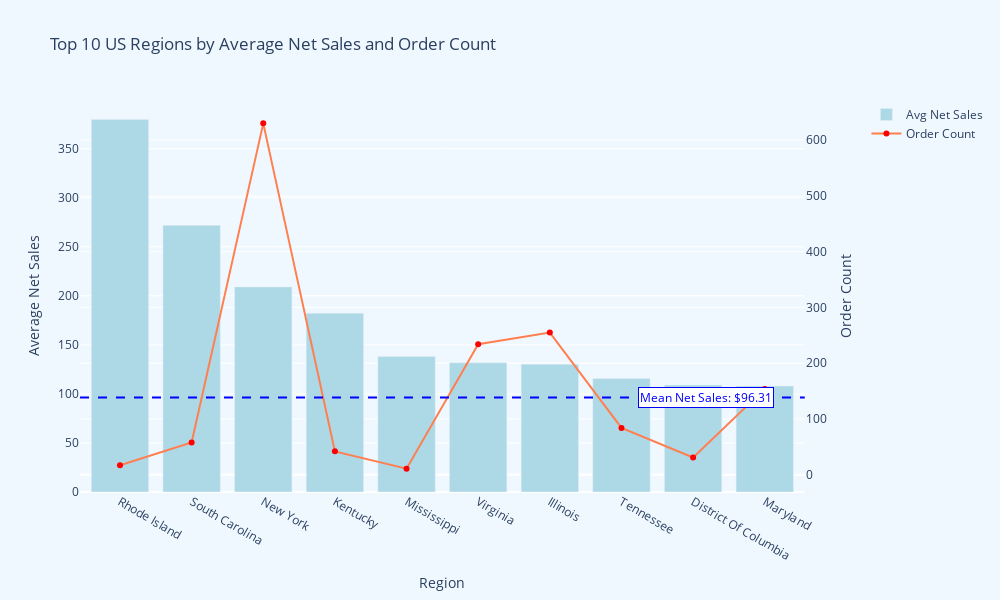

The notebook cell saved with this chart:
### Code cell
region_stats = usa.groupby('billing_region').agg({
    'net_sales': 'mean',
    'order_id': 'count'
}).reset_index()

top_10_regions = region_stats[region_stats.order_id > 5].sort_values('net_sales', ascending=False).head(10)

median_net_sales = region_stats['net_sales'].mean()

fig = make_subplots(specs=[[{"secondary_y": True}]])

fig.add_trace(
    go.Bar(x=top_10_regions['billing_region'], y=top_10_regions['net_sales'], name="Avg Net Sales", marker=dict(color='lightblue')),
    secondary_y=False,
)

fig.add_trace(
    go.Scatter(x=top_10_regions['billing_region'], y=top_10_regions['order_id'], name="Order Count", mode='lines+markers', line=dict(color='coral'), marker=dict(color='red')),
    secondary_y=True,
)

fig.add_hline(y=median_net_sales, line_dash="dash", line_color="blue")

fig.add_annotation(
    x=0.9,
    y=median_net_sales,
    xref="paper",
    yref="y",
    text=f"Mean Net Sales: ${median_net_sales:.2f}",
    showarrow=False,
    font=dict(color="blue"),
    bgcolor="white",
    bordercolor="blue",
    borderwidth=1
)

fig.update_layout(
    title_text="Top 10 US Regions by Average Net Sales and Order Count",
    xaxis_title="Region",
    barmode='group',
    height=600,
    width=1000,
    plot_bgcolor='aliceblue',
    paper_bgcolor='aliceblue'
)

fig.update_yaxes(title_text="Average Net Sales", secondary_y=False)
fig.update_yaxes(title_text="Order Count", secondary_y=True)

fig.show()

### Figure 1 — Plotly figure (JSON) as saved in the notebook; plotly's stock layout.template omitted (floating-point values rounded to 4 significant figures)
{"data": [{"marker": {"color": "lightblue"}, "name": "Avg Net Sales", "type": "bar", "x": ["Rhode Island", "South Carolina", "New York", "Kentucky", "Mississippi", "Virginia", "Illinois", "Tennessee", "District Of Columbia", "Maryland"], "xaxis": "x", "y": [379.6, 271.8, 209.0, 182.3, 138.1, 131.6, 130.3, 115.6, 109.0, 107.9], "yaxis": "y"}, {"line": {"color": "coral"}, "marker": {"color": "red"}, "mode": "lines+markers", "name": "Order Count", "type": "scatter", "x": ["Rhode Island", "South Carolina", "New York", "Kentucky", "Mississippi", "Virginia", "Illinois", "Tennessee", "District Of Columbia", "Maryland"], "xaxis": "x", "y": [17, 58, 630, 42, 11, 234, 255, 84, 31, 154], "yaxis": "y2"}], "layout": {"annotations": [{"bgcolor": "white", "bordercolor": "blue", "borderwidth": 1, "font": {"color": "blue"}, "showarrow": false, "text": "Mean Net Sales: $96.31", "x": 0.9, "xref": "paper", "y": 96.31, "yref": "y"}], "barmode": "group", "height": 600, "paper_bgcolor": "aliceblue", "plot_bgcolor": "aliceblue", "shapes": [{"line": {"color": "blue", "dash": "dash"}, "type": "line", "x0": 0, "x1": 1, "xref": "x domain", "y0": 96.31, "y1": 96.31, "yref": "y"}], "title": {"text": "Top 10 US Regions by Average Net Sales and Order Count"}, "width": 1000, "xaxis": {"anchor": "y", "domain": [0, 0.94], "title": {"text": "Region"}}, "yaxis": {"anchor": "x", "domain": [0, 1], "title": {"text": "Average Net Sales"}}, "yaxis2": {"anchor": "x", "overlaying": "y", "side": "right", "title": {"text": "Order Count"}}}}
